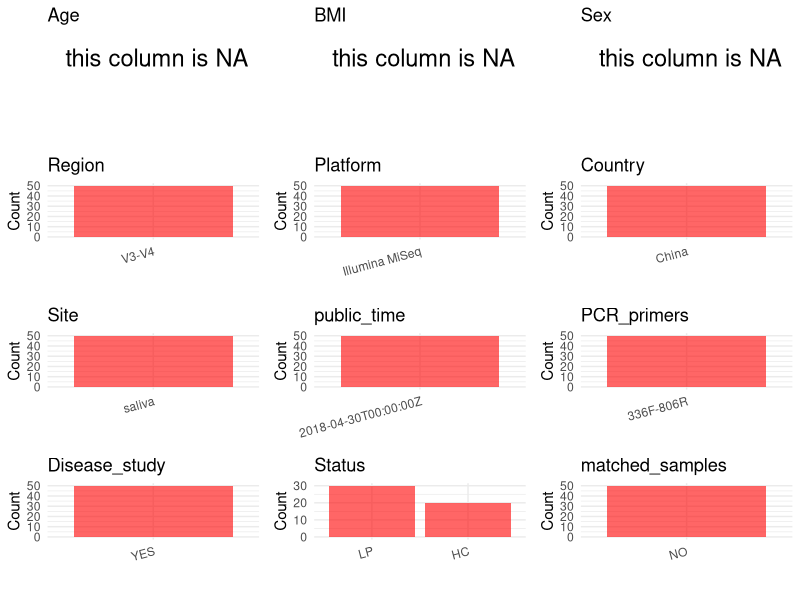

Source code (R): (Note: this script raises an error after producing the figure.)
## ---- chunk 1
# Load necessary libraries
library(dplyr)
library(ggplot2)
library(cowplot)

# Set working directory (update this path to your local directory)
setwd("D:/studylearning/董彪师兄项目/任务/修改20250922/PRJNA436183")

# Read the initial metadata files
initial_meta<-read.csv("SraRunTable.csv",header = T)

# Display the first few rows of the metadata
head(initial_meta)
## ---- chunk 2
# Create a uniform metadata dataframe
metadata <- data.frame(
  BioProject = initial_meta$BioProject,
  Run = initial_meta$Run,
  sample_name = initial_meta$Sample.Name,
  Age = NA_character_,
  BMI = NA_character_,
  Sex= NA_character_,
  Region = "V3-V4",
  Platform = initial_meta$Instrument,
  Country = initial_meta$geo_loc_name_country,
  Site = "saliva",
  public_time = initial_meta$ReleaseDate,
  stringsAsFactors = FALSE
)
## ---- chunk 3
# Add information obtained from the publication
metadata$PCR_primers <- "336F-806R"
metadata$title <- "Helicobacter pylori infection is correlated with the incidence of erosive oral lichen planus and the alteration of the oral microbiome composition"
metadata$Disease_study <- "YES"
metadata <- metadata %>% mutate(Status=case_when(grepl("O",sample_name)~"HC",grepl("LP",sample_name)~"LP"))

#extract subject id by remove prefix of sample_name
#metadata$sample_name <- gsub("T|CR|CS|C|N|S", "", metadata$sample_name)

# Check initial data distribution
cat("Initial sample distribution:\n")
table(metadata$sample_name)
table(metadata$Site)

# Calculate sampling frequency per subject
sample_counts <- table(metadata$sample_name)
cat("\nNumber of samples per subject:\n")
print(sample_counts)

# Create matched_samples column
metadata$matched_samples <- ifelse(metadata$sample_name %in% names(sample_counts[sample_counts >= 2]), "YES", "NO")

cat("\nMatched samples distribution:\n")
table(metadata$matched_samples)

# Identify samples for removal: single samples excluding saliva
single_samples <- names(sample_counts[sample_counts == 1])
samples_to_remove <- metadata$sample_name %in% single_samples & !(metadata$Site %in% c("saliva"))

cat("\nNumber of samples to be removed:", sum(samples_to_remove), "\n")

# Remove identified samples
metadata_clean <- metadata[!samples_to_remove, ]

cat("\nFinal sample distribution after cleaning:\n")
table(metadata_clean$sample_name)
table(metadata_clean$Site)
table(metadata_clean$matched_samples)

# Use cleaned dataset for subsequent analysis
metadata <- metadata_clean
## ---- chunk 4
# Check the number of unique runs and sample names
print(paste("Number of unique runs:", length(unique(metadata$Run))))
print(paste("Number of unique sample names:", length(unique(metadata$sample_name))))
## ---- chunk 5
# Select columns for visualization
plot_data <- metadata %>%
  select(-BioProject, -Run, -sample_name, -title)

# Function to create simple plots for each column
create_simple_plots <- function(data) {
  plots <- list()
  
  for (col in colnames(data)) {
    # Check if the column is all NA
    if (all(is.na(data[[col]]))) {
      # Create an empty plot with text indicating all NA
      p <- ggplot() +
        annotate("text", x = 0.5, y = 0.5, label = "this column is NA", size = 6) +
        labs(title = col) +
        theme_void()
    } else if (is.numeric(data[[col]])) {
      # Numeric variable: histogram
      p <- ggplot(data, aes(x = .data[[col]])) +
        geom_histogram(fill = "blue", alpha = 0.6, bins = 20, na.rm = TRUE) +
        labs(title = col) +
        theme_minimal()
    } else {
      # Categorical variable: bar plot (remove NA values)
      count_data <- as.data.frame(table(data[[col]], useNA = "ifany"))
      p <- ggplot(count_data, aes(x = reorder(Var1, -Freq), y = Freq)) +
        geom_col(fill = "red", alpha = 0.6) +
        labs(title = col, x = NULL, y = "Count") +
        theme_minimal() +
        theme(axis.text.x = element_text(angle = 15, hjust = 1))
    }
    plots[[col]] <- p
  }
  
  return(plots)
}

# Generate and arrange plots
plots <- create_simple_plots(plot_data)
p<-plot_grid(plots$Age, 
          plots$BMI, 
          plots$Sex, 
          plots$Region, 
          plots$Platform, 
          plots$Country, 
          plots$Site,
          plots$public_time, 
          plots$PCR_primers,
          plots$Disease_study,
          plots$Status,
          plots$matched_samples,# add 
          ncol = 3, align = "hv", axis = "lb")
ggsave("Metadata_Summary.png", plot = p, width = 8, height = 6, dpi = 150, bg = "white")
## ---- chunk 6
knitr::include_graphics("Metadata_Summary.png")
## ---- chunk 7
# Reorder columns to match the desired format
metadata <- metadata[, c(
  "BioProject", "Run", "sample_name", "Age", "BMI", "Sex", 
  "Region", "Platform", "Country", "Site", "public_time", 
  "PCR_primers", "title", "Disease_study", "Status","matched_samples"
)]

# Export the uniform metadata to a CSV file
write.csv(metadata, file = "metadata.csv", quote = FALSE)
head(metadata)
